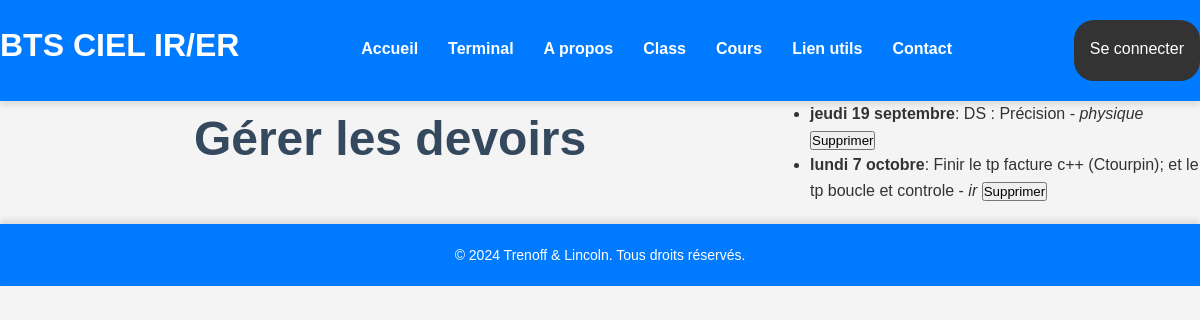
The page /admin/all_homework on the database its author committed.
### webapp/py/config/model.py (models this page shows, shortened)
class Homework(db.Model):
    id = db.Column(db.Integer, primary_key=True)
    date = db.Column(db.Date, nullable=False)
    text = db.Column(db.String(255), nullable=False)
    matiere = db.Column(db.String(50), nullable=False)  # Champ de matière

### webapp/admin.py (the view)
@administrator.route('/admin/all_homework')
def all_homework():
    homeworks = Homework.query.all()
    return render_template('all_homework.html', homeworks=homeworks)

### webapp/app.py (called while the page is built)
@app.context_processor
def inject_functions():
    return dict(what_day_month=what_day_month)

### webapp/py/day.py (called while the page is built)
def what_day_month(date):
    day_of_week = DAYS[date.weekday()]  # Récupère le jour de la semaine
    month = MONTHS[date.month - 1]  # Récupère le mois
    return f'{day_of_week} {date.day} {month}'

### webapp/templates/admin/all_homework.html
{% extends "base.html" %}
{% block content %}
<link rel="stylesheet" href="{{ url_for('static', filename='index_style.css') }}">
<h1>Gérer les devoirs</h1>
<ul>
    {% if homeworks %}
        {% for homework in homeworks %}
            <li>
                <strong>{{ what_day_month(homework.date) }}</strong>: {{ homework.text }} - <em>{{ homework.matiere }}</em>
                <form action="{{ url_for('admin.delete_homework', id=homework.id) }}" method="POST" style="display:inline;">
                    <button type="submit" class="delete-button">Supprimer</button>
                </form>
            </li>
        {% endfor %}
    {% else %}
        <li>Aucun devoir disponible.</li>
    {% endif %}
</ul>
{% endblock %}

### webapp/static/base_style.css (style rules this page uses)
* { margin: 0; padding: 0; box-sizing: border-box; font-family: 'Arial', sans-serif; }
body { line-height: 1.6; background: #f4f4f4; color: #333; }

### webapp/static/index_style.css (style rules this page uses)
main * { margin: 0; padding: 0; box-sizing: border-box; font-family: 'Poppins', sans-serif; }
main h1 { font-size: 3em; text-align: center; color: #34495e; margin-bottom: 20px; }

### rows shown on the page
Homework: date "jeudi 19 septembre", text "DS : Précision", matiere "physique"
Homework: date "lundi 7 octobre", text "Finir le tp facture c++ (Ctourpin); et le tp boucle et controle", matiere "ir"
